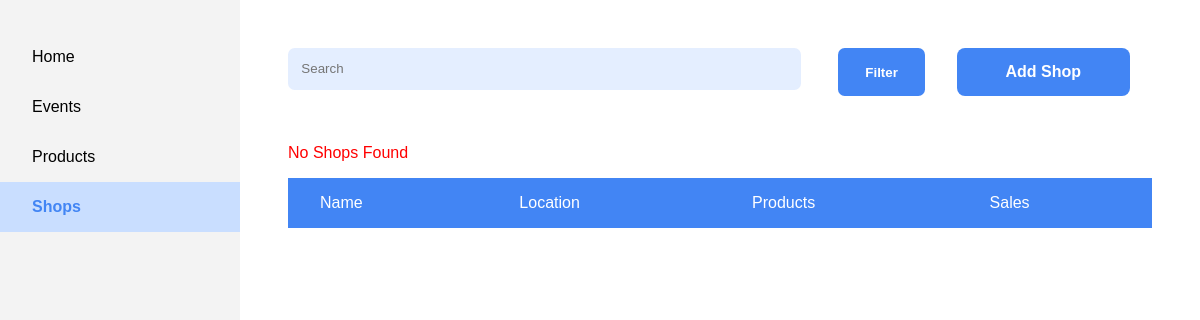
The app's page /shops/, older data.
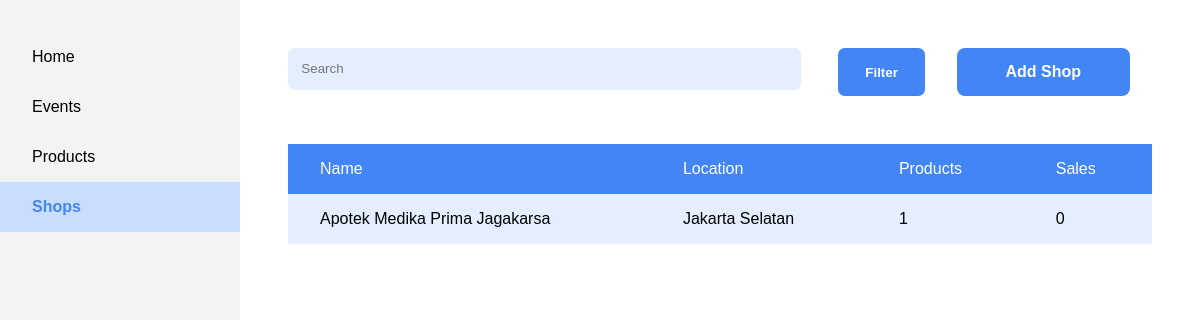
The same page, newer data.
### master/models.py (models this page shows, shortened)
class Shop(models.Model):
    created_at = models.DateTimeField(auto_now_add=True)
    updated_at = models.DateTimeField(auto_now=True)
    name = models.CharField(max_length=255)
    location = models.CharField(max_length=255)

### shop/views.py (the view)
# urls.py: path('shops/', views.all_shop, name='all-shops'),
def all_shop(request):
    template = loader.get_template('all_shops.html')
    shops = Shop.objects.annotate(num_products=Count('product'), total_sold=Coalesce(Sum('product__producthistory__sold'), 0))
    unique_locations = set(shop.location for shop in shops)
    for shop in shops:
        total_sold = ProductHistory.objects.filter(product__owner=shop).aggregate(Sum('sold'))['sold__sum']
        shop.total_sold = total_sold if total_sold else 0
    location = request.GET.get('location', 'all')
    min_products = request.GET.get('minproducts', None)
    max_products = request.GET.get('maxproducts', None)
    min_sales = request.GET.get('minsales', None)
    max_sales = request.GET.get('maxsales', None)
    if location != 'all':
        shops = shops.filter(location=location)
    if min_products is not None and min_products != '':
        shops = shops.filter(num_products__gte=min_products)
    if max_products is not None and max_products != '':
        shops = shops.filter(num_products__lte=max_products)
    if min_sales is not None and min_sales != '':
        shops = shops.filter(total_sold__gte=min_sales)
    if max_sales is not None and max_sales != '':
        shops = shops.filter(total_sold__lte=max_sales)
    filter_values = {
        'location': location,
        'min_products': min_products,
        'max_products': max_products,
        'min_sales': min_sales,
        'max_sales': max_sales,
    }
    context = {
        'shops': shops,
        'filter_values': filter_values,
        'unique_locations': unique_locations
    }
    return HttpResponse(template.render(context, request))

### shop/templatetags/shop_history.py (called while the page is built)
@register.filter
def latest_sales(shop):
    max_created_at_subquery = ProductHistory.objects.filter(
        product_id=OuterRef('product_id'),
        product__owner=shop
    ).order_by('-created_at').values('created_at')[:1]
    histories = ProductHistory.objects.filter(
        product__owner=shop,
        created_at__in=Subquery(max_created_at_subquery)
    ).order_by('-created_at')
    sales = 0
    for history in histories:
        sales += history.sold
    return sales

### shop/templates/all_shops.html (shortened to what this page needs)
{% extends 'master.html' %}
{% block css %}
{% load static %}
<link rel="stylesheet" href="{% static 'all_shops.css' %}">
<link rel="stylesheet" href="{% static 'table.css' %}">
{% endblock %}
{% block content %}
{% load shop_history %}
<div class="content">
    <div class="content-header">
        <form action="" class="search-form">
            <input class="search-bar" type="text" placeholder="Search" id="search">
        </form>
        <button class="header-button" id="filter-button">Filter</button>
        <a class="link-button" href="{% url 'add-shop' %}">Add Shop</a>
    </div>
    <table class="products-table" id="myTable">
        <tr>
            <th>Name</th>
            <th>Location</th>
            <th>Products</th>
            <th>Sales</th>
        </tr>
        {% if shops %}
        {% for shop in shops %}
        <tr>
            <td><a href="{% url 'shop-analytics' id=shop.id %}" style="text-decoration: none; color: black;">{{ shop.name }}</a></td>
            <td>{{ shop.location }}</td>
            <td>{{ shop.product_set.count }}</td>
            <td>{{ shop|latest_sales }}</td>
        </tr>
        {% endfor %}
        {% else %}
        <tr>
            <p style="color: red;">No Shops Found</p>
        </tr>
        {% endif %}
    </table>
</div>
{% block js %}
{% load static %}
{% endblock %}
{% endblock %}

### master/templates/master.html (shortened to what this page needs)
{% load static %}
<!DOCTYPE html>
<html lang="en">
<head>
    <link rel="stylesheet" href="{% static 'master.css' %}">
    <link rel="stylesheet" href="{% static 'sidenav.css' %}">
    {% block css %}
    {% endblock %}
</head>
<body>
    <div class="grid">
        <div class="sidenav">
            <a id="{% if request.resolver_match.url_name == 'dashboard' %}active{% endif %}" href="{% url 'dashboard' %}">Home</a>
            <a id="{% if 'events' in request.path %}active{% endif %}" href="{% url 'all-events' status='active' %}">Events</a>
            <a id="{% if 'products' in request.path %}active{% endif %}" href="{% url 'all-products' %}">Products</a>
            <a id="{% if 'shops' in request.path %}active{% endif %}" href="{% url 'all-shops' %}" >Shops</a>
        </div>
        {% block content %}
        {% endblock %}
    </div>
</body>
</html>

### master/static/master.css (style rules this page uses)
body { margin: 0%; padding: 0%; font-family: 'Montserrat', sans-serif; }
.grid { display: grid; grid-template-columns: 20% 80%; height: 100vh; }

### master/static/sidenav.css (style rules this page uses)
.sidenav { padding: 2em 0em; background-color: #F3F3F3; }
.sidenav > a { padding: 1em 2em; text-decoration: none; color: black; display: block; }
#active { background-color: #C9DEFF; color: #4285F4; font-weight: bold; }

### shop/static/all_shops.css (style rules this page uses)
.content { padding: 3em; }
.content-header { display: grid; grid-template-columns: 60% 10% 20%; column-gap: 2em; margin-bottom: 3em; }
.search-form { margin-right: 2em; }
.search-bar { width: 100%; padding: 1em; border: none; background-color: #E4EEFF; border-radius: 0.5em; }
.header-button { border: none; padding: 0em 2em; background-color: #4285F4; color: white; font-weight: bold; border-radius: 0.5em; }
.link-button { display: inline-block; padding: 0.5em 2em; background-color: #4285F4; color: white; font-weight: bold; border-radius: 0.5em; text-decoration: none; text-align: center; cursor: pointer; line-height: 2em; }

### event/static/table.css (style rules this page uses)
table { border-spacing: 0cm; width: 100%; }
td { padding: 1em 2em; }
th { text-align: left; padding: 1em 2em; color: white; background-color: #4285F4; font-weight: 500; font-size: medium; }
tr:nth-child(even) { background-color: #E4EEFF; }

Row changes from the older to the newer data that the page shows:
added Shop: name "Apotek Medika Prima Jagakarsa", location "Jakarta Selatan", product_set.count "1", id "0"
Text that changed along with them:
text no longer shown: "No Shops Found"
